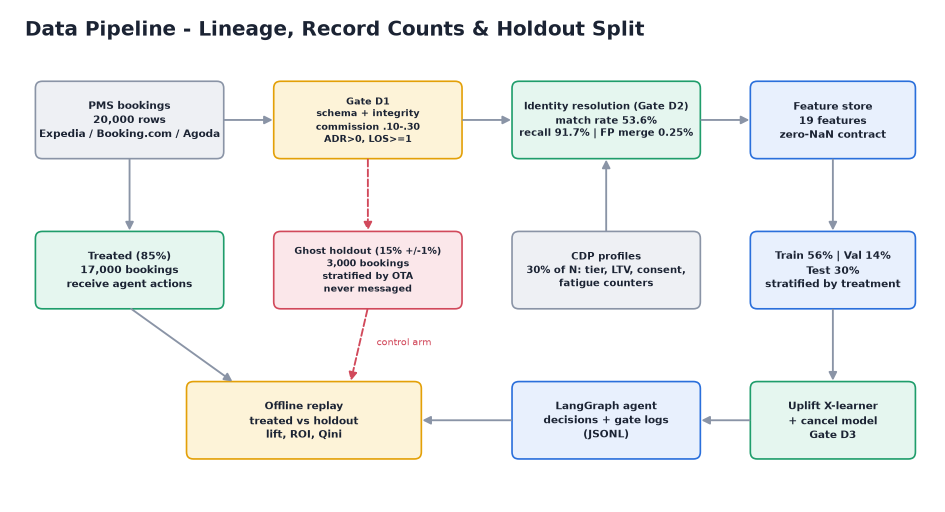
#> input picture agents/OTA-to-Direct _Conversion-Agent/presentation/assets/data_pipeline_erd_flow.png, 1890 x 1023 px, given in place of flow_1.png, which was not available (shown at 1/2 size)
$ python prepare_assets.py
#> lines starting #> are read from the running program, lines starting #| are printed output that depends on the picture
"""Crop the 2x Streamlit captures (capture_flows.py) into per-stage panels for the deck. Borders are detected, not hard-coded.
Also copies the existing charts/screenshots the deck uses and writes assets/sizes.json."""
import json, shutil
from pathlib import Path
from PIL import Image
import numpy as np

ROOT = Path(__file__).resolve().parents[1]
RAW = ROOT / "presentation" / "assets" / "raw"
OUT = ROOT / "presentation" / "assets"
KEY = {1: 4, 2: 4, 3: 5, 4: 1, 5: 3}   # flow -> most telling stage
TRIM = 255                              # px (2x) of the trailing gate table
NAMES = ["happy_path", "parity_breach", "ghost_holdout", "new_guest_wifi", "post_stay_winback"]


def borders(a):
    cnt = (a < 240).sum(axis=0)
    w = a.shape[1]
    left = [x for x in range(int(w * 0.2), int(w * 0.5)) if cnt[x] > 3000]
    right = [x for x in range(int(w * 0.7), w) if cnt[x] > 3000]
    return left[0], right[-1]


def panels(a, x0):
    col = a[:, x0 - 1: x0 + 3].min(axis=1) < 240
    runs, start = [], None
    for y, v in enumerate(col):
        if v and start is None: start = y
        if not v and start is not None:
            if y - start > 120: runs.append((start, y))
            start = None
    merged = []
    for r in runs:
        if merged and r[0] - merged[-1][1] < 28: merged[-1] = (merged[-1][0], r[1])
        else: merged.append(r)
    return merged


def main():
    for i, name in enumerate(NAMES, 1):
        img = Image.open(RAW / f"flow_{i}.png").convert("RGB"); a = np.asarray(img.convert("L")).astype(int)
#> after `a = np.asarray(img.convert('L')).astype(int)`:
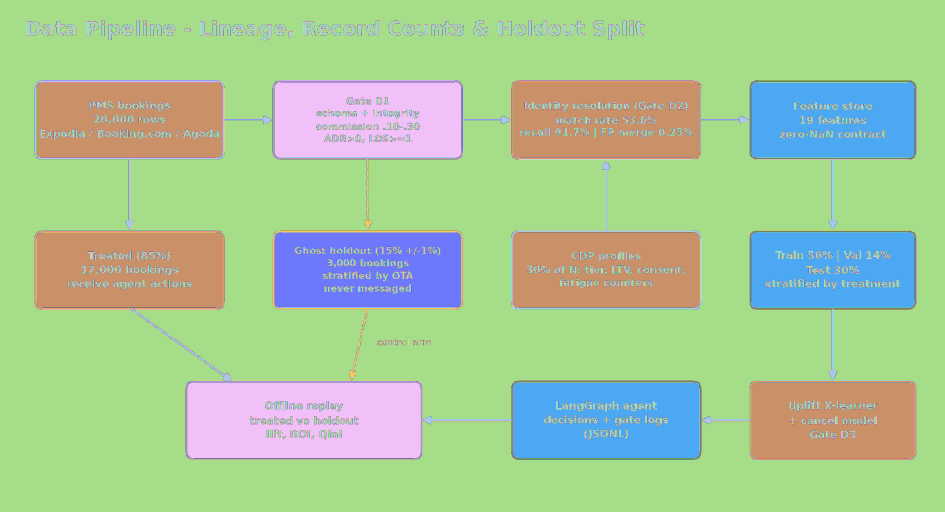
#> a: shape (1023, 1890) int64 (shown at 1/2 size); 222 distinct labels, from 34 to 255; one colour per label, 0 black
        x0, x1 = borders(a); ps = [p for p in panels(a, x0) if p[0] > 1000]
#> in borders, `cnt = (a < 240).sum(axis=0)`: cnt = 1890 values, max 631 at index 1664, min 0 at index 0, mean 169.6
#> in borders, `left = [x for x in range(int(w * 0.2), int(w * 0.5)) if cnt[x] > 3000]`: left = []
        assert len(ps) >= 6, (name, ps)
        s = ps[0][0]
        rgb = np.asarray(img).astype(int); g = (rgb[:, x0:x1, 1] > 150) & (rgb[:, x0:x1, 0] < 90) & (rgb[:, x0:x1, 2] < 130)   # green status icons
        ys = [y for y in range(800, s) if g[y].sum() > 10]; y_icons = ys[0]
        img.crop((x0 - 4, y_icons - 24, x1 + 4, s - 125)).save(OUT / f"{name}_top.png")
        k = KEY[i]; ky0, ky1 = ps[k - 1]
        img.crop((x0 - 4, ky0 - 4, x1 + 4, ky1 - TRIM)).save(OUT / f"{name}_key.png")   # key stage panel without its gate table
        for k, (y0, y1) in enumerate(ps[:6], 1):
            img.crop((x0 - 4, y0 - 4, x1 + 4, y1 + 4)).save(OUT / f"{name}_stage{k}.png")
        print(name, "panels", len(ps), "pane x", x0, x1)
        if i == 5: last_end = ps[5][1]
    s = Image.open(RAW / "flows_summary.png").convert("RGB"); a = np.asarray(s.convert("L")).astype(int)
    x0, x1 = borders(a); ps = [p for p in panels(a, x0) if p[0] > 1000]
    rows = np.where(a[:, 150:2350].min(axis=1) < 235)[0]
    s.crop((150, ps[5][1] + 20, 2350, int(rows.max()) + 30)).save(OUT / "summary_table.png")
    # existing artifacts used by the deck
    for src in ["outputs/screenshots/streamlit_roi.png", "outputs/screenshots/streamlit_guardrails.png", "outputs/charts/system_architecture_diagram.png",
                "outputs/charts/data_pipeline_erd_flow.png", "outputs/charts/langgraph_state_machine.png"]:
        shutil.copy(ROOT / src, OUT / Path(src).name)
    for src, dst in (("streamlit_guardrails.png", "gov_guardrails.png"), ("streamlit_roi.png", "gov_roi.png")):
        im = Image.open(ROOT / "outputs" / "screenshots" / src).convert("RGB"); im.crop((60, 335, 1440, im.height)).save(OUT / dst)
    sizes = {p.name: list(Image.open(p).size) for p in OUT.glob("*.png")}
    (OUT / "sizes.json").write_text(json.dumps(sizes, indent=1)); print(len(sizes), "assets")


if __name__ == "__main__":
#> (the run stopped early here; a loop or call above may not have finished)

$ run again, on agents/OTA-to-Direct _Conversion-Agent/presentation/assets/ghost_holdout_key.png
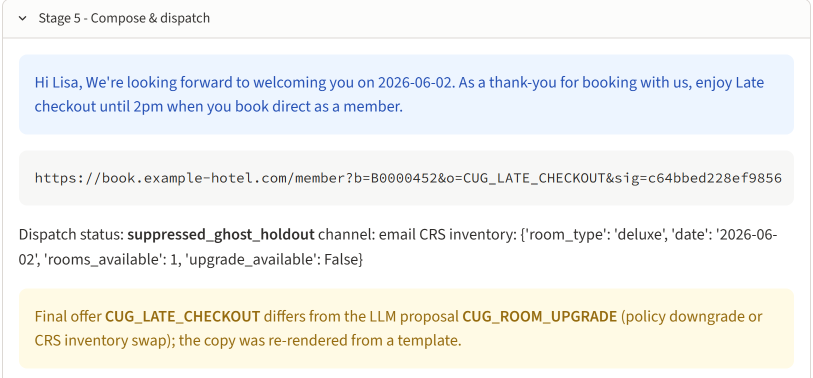
#> input picture agents/OTA-to-Direct _Conversion-Agent/presentation/assets/ghost_holdout_key.png, 1625 x 755 px, given in place of flow_1.png, which was not available (shown at 1/2 size)
#> in main, img is the input picture: PIL image 1625x755 RGB; mean R, G, B 242.9, 243.3, 240.9
#> in main, `a = np.asarray(img.convert('L')).astype(int)`:
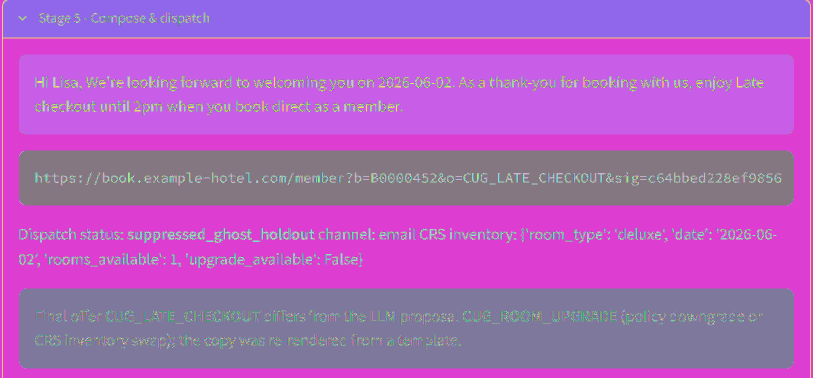
#> a: shape (755, 1625) int64 (shown at 1/2 size); 211 distinct labels, from 45 to 255; one colour per label, 0 black
#> cnt = 1625 values, max 749 at index 5, min 0 at index 0, mean 47.49
#> left = []
